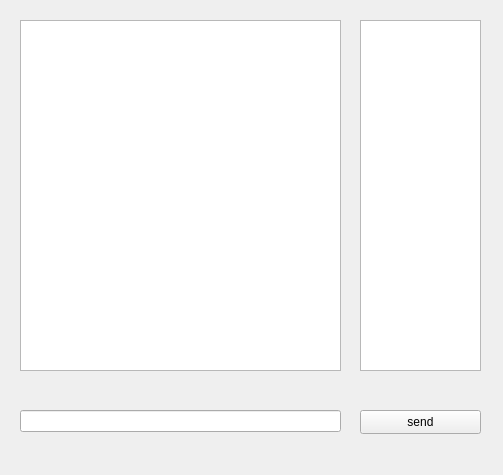
<?xml version="1.0" encoding="UTF-8"?>
<ui version="4.0">
 <class>chat</class>
 <widget class="QWidget" name="chat">
  <property name="geometry">
   <rect>
    <x>0</x>
    <y>0</y>
    <width>503</width>
    <height>475</height>
   </rect>
  </property>
  <property name="windowTitle">
   <string>Form</string>
  </property>
  <widget class="QPushButton" name="sendButton">
   <property name="geometry">
    <rect>
     <x>360</x>
     <y>410</y>
     <width>121</width>
     <height>24</height>
    </rect>
   </property>
   <property name="text">
    <string>send</string>
   </property>
  </widget>
  <widget class="QLineEdit" name="msgLine">
   <property name="geometry">
    <rect>
     <x>20</x>
     <y>410</y>
     <width>321</width>
     <height>22</height>
    </rect>
   </property>
  </widget>
  <widget class="QTextEdit" name="chatLog">
   <property name="geometry">
    <rect>
     <x>20</x>
     <y>20</y>
     <width>321</width>
     <height>351</height>
    </rect>
   </property>
  </widget>
  <widget class="QTextEdit" name="textEdit_2">
   <property name="geometry">
    <rect>
     <x>360</x>
     <y>20</y>
     <width>121</width>
     <height>351</height>
    </rect>
   </property>
  </widget>
 </widget>
 <resources/>
 <connections/>
</ui>
